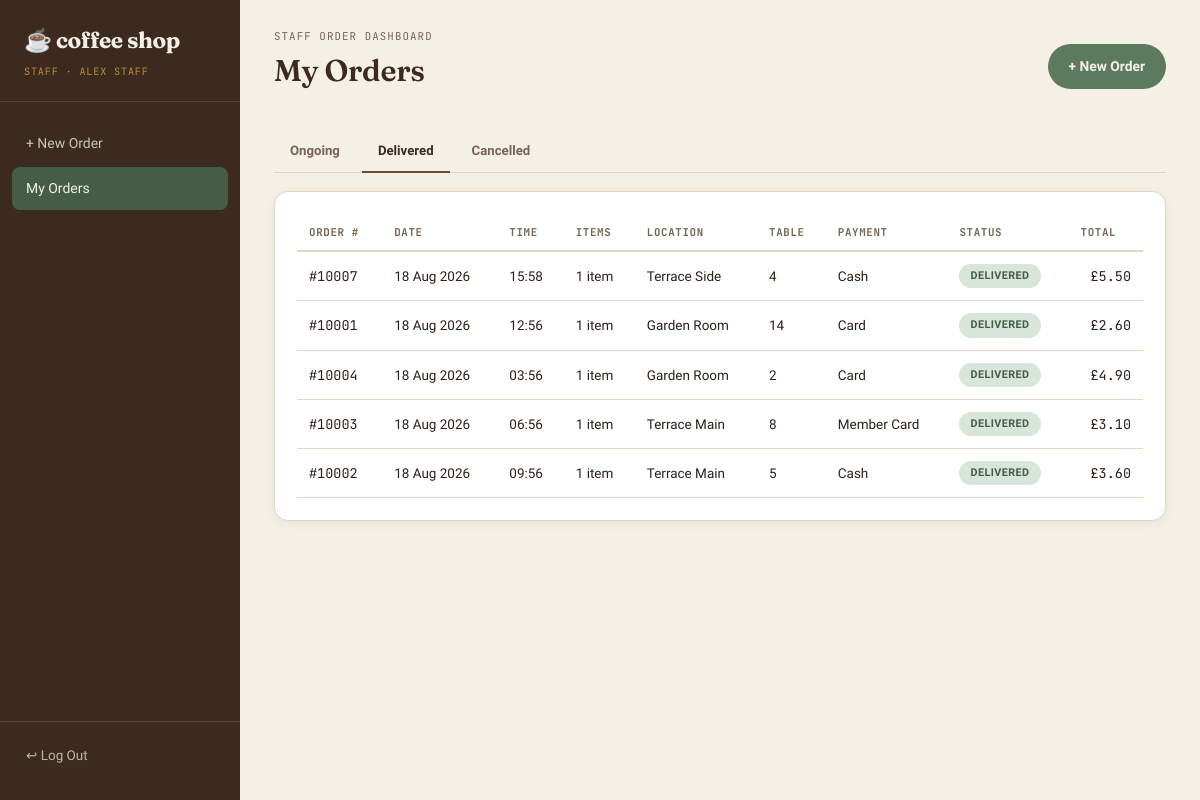
The app's page /staff/dashboard?tab=delivered (signed in) with its own data.
### app/models.py (models this page shows, shortened)
class User(db.Model, UserMixin):
    __tablename__ = "users"
    id = db.Column(db.Integer, primary_key=True)
    username = db.Column(db.String(64), unique=True, nullable=False, index=True)
    password_hash = db.Column(db.String(255), nullable=False)
    role = db.Column(db.String(20), nullable=False)  # 'manager' or 'staff'
    name = db.Column(db.String(120), nullable=False)
    active = db.Column(db.Boolean, default=True, nullable=False)
    created_at = db.Column(db.DateTime, default=datetime.utcnow)
    orders = db.relationship("Order", backref="staff", lazy=True)

class Order(db.Model):
    __tablename__ = "orders"
    id = db.Column(db.Integer, primary_key=True)
    order_number = db.Column(db.String(20), unique=True, nullable=False, index=True)
    staff_id = db.Column(db.Integer, db.ForeignKey("users.id"), nullable=False)
    member_id = db.Column(db.Integer, db.ForeignKey("members.id"), nullable=True)
    location_id = db.Column(db.Integer, db.ForeignKey("locations.id"), nullable=False)
    table_number = db.Column(db.Integer, nullable=False)
    allergy_status = db.Column(db.Boolean, default=False, nullable=False)
    allergens_text = db.Column(db.String(255), default="", nullable=False)
    payment_method = db.Column(db.String(20), nullable=True)
    payment_status = db.Column(db.String(20), default="Pending", nullable=False)
    order_status = db.Column(db.String(20), default="Pending", nullable=False)
    total = db.Column(db.Numeric(8, 2), nullable=False, default=0)
    amount_received = db.Column(db.Numeric(8, 2), nullable=True)
    change_due = db.Column(db.Numeric(8, 2), nullable=True)
    created_at = db.Column(db.DateTime, default=datetime.utcnow)
    updated_at = db.Column(db.DateTime, default=datetime.utcnow, onupdate=datetime.utcnow)
    items = db.relationship("OrderItem", backref="order", lazy=True, cascade="all, delete-orphan")

class Location(db.Model):
    __tablename__ = "locations"
    id = db.Column(db.Integer, primary_key=True)
    name = db.Column(db.String(80), unique=True, nullable=False)
    active = db.Column(db.Boolean, default=True, nullable=False)
    orders = db.relationship("Order", backref="location", lazy=True)

### app/staff/routes.py (the view)
@staff_bp.route("/dashboard")
@login_required
@role_required("staff", "manager")
def dashboard():
    tab = request.args.get("tab", "ongoing")
    query = Order.query.filter_by(staff_id=current_user.id)
    if tab == "delivered":
        orders = query.filter_by(order_status="Delivered").order_by(Order.updated_at.desc()).all()
    elif tab == "cancelled":
        orders = query.filter_by(order_status="Cancelled").order_by(Order.updated_at.desc()).all()
    else:
        tab = "ongoing"
        orders = query.filter(Order.order_status.in_(ONGOING_STATUSES)).order_by(Order.created_at.desc()).all()
    return render_template("staff/dashboard.html", orders=orders, tab=tab)

### app/utils.py (called while the page is built)
def role_required(*roles):
    def decorator(fn):
        @wraps(fn)
        def wrapped(*args, **kwargs):
            if not current_user.is_authenticated or not isinstance(current_user, User):
                abort(403)
            if current_user.role not in roles:
                abort(403)
            if not current_user.active:
                abort(403)
            return fn(*args, **kwargs)
        return wrapped
    return decorator

### app/templates/staff/dashboard.html (shortened to what this page needs)
{% extends "base.html" %}
{% block nav_items %}
  <a href="{{ url_for('staff.new_order') }}">+ New Order</a>
  <a href="{{ url_for('staff.dashboard') }}" class="active">My Orders</a>
{% endblock %}
{% block content %}
<div class="topbar">
  <div>
    <div class="eyebrow">Staff Order Dashboard</div>
    <h1>My Orders</h1>
  </div>
  <a href="{{ url_for('staff.new_order') }}" class="btn btn-accent">+ New Order</a>
</div>
<div class="tab-row">
  <a href="{{ url_for('staff.dashboard', tab='ongoing') }}" class="{{ 'active' if tab == 'ongoing' else '' }}">Ongoing</a>
  <a href="{{ url_for('staff.dashboard', tab='delivered') }}" class="{{ 'active' if tab == 'delivered' else '' }}">Delivered</a>
  <a href="{{ url_for('staff.dashboard', tab='cancelled') }}" class="{{ 'active' if tab == 'cancelled' else '' }}">Cancelled</a>
</div>
<div class="card">
  {% if orders %}
  <div class="table-wrap">
    <table class="data-table">
      <thead>
        <tr>
          <th>Order #</th><th>Date</th><th>Time</th><th>Items</th><th>Location</th>
          <th>Table</th><th>Payment</th><th>Status</th><th class="num">Total</th>
        </tr>
      </thead>
      <tbody>
        {% for order in orders %}
        <tr class="clickable" onclick="window.location='{{ url_for('staff.order_detail', order_id=order.id) }}'">
          <td class="mono">{{ order.order_number }}</td>
          <td>{{ order.created_at.strftime('%d %b %Y') }}</td>
          <td>{{ order.created_at.strftime('%H:%M') }}</td>
          <td>{{ order.items|length }} item{{ 's' if order.items|length != 1 else '' }}</td>
          <td>{{ order.location.name }}</td>
          <td>{{ order.table_number }}</td>
          <td>{{ order.payment_method or '—' }}</td>
          <td><span class="badge badge-{{ order.order_status|lower }}">{{ order.order_status }}</span></td>
          <td class="num">£{{ '%.2f'|format(order.total) }}</td>
        </tr>
        {% endfor %}
      </tbody>
    </table>
  </div>
  {% else %}
  <div class="empty-state">
    <div class="icon">🧾</div>
    <p>No {{ tab }} orders yet.</p>
  </div>
  {% endif %}
</div>
{% endblock %}

### app/templates/base.html (shortened to what this page needs)
<!DOCTYPE html>
<html lang="en">
<head>
  <link rel="stylesheet" href="{{ url_for('static', filename='css/style.css') }}">
</head>
<body>
<div class="app-shell">
  <aside class="sidebar">
    <div class="sidebar-brand">
      <div class="mark">☕ coffee shop</div>
      {% if current_user.is_authenticated %}
        <span class="role-tag">{{ 'Manager' if current_user.role == 'manager' else 'Staff' }} · {{ current_user.name }}</span>
      {% endif %}
    </div>
    <nav>
      {% block nav_items %}{% endblock %}
    </nav>
    <div class="sidebar-footer">
      <a href="{{ url_for('auth.logout') }}">↩ Log Out</a>
    </div>
  </aside>
  <div style="flex:1; min-width:0; display:flex; flex-direction:column;">
    <main class="main-content">
      {% block content %}{% endblock %}
    </main>
  </div>
</div>
</body>
</html>

### app/static/css/style.css (style rules this page uses)
:root { --cream: #f5f0e6; --beige: #e9e0cd; --coffee-light: #a9805f; --coffee: #6f4a34; --coffee-dark: #3c2a1e; --charcoal: #241e1a; --green: #5c7a5e; --green-dark: #445e46; --red: #a4443a; --gold: #b98d3e; --text-main: #2c2119; --text-muted: #766454; --text-inverse: #f5f0e6; --card-bg: #ffffff; --border: #e2d7c3; --shadow: 0 2px 8px rgba(60, 42, 30, 0.08); --shadow-lg: 0 12px 32px rgba(60, 42, 30, 0.18); --radius-sm: 8px; --radius: 14px; --radius-lg: 22px; --font-display: "Fraunces", "Georgia", serif; --font-body: "Work Sans", "Segoe UI", sans-serif; --font-mono: "JetBrains Mono", "Courier New", monospace; }
* { box-sizing: border-box; }
html, body { margin: 0; padding: 0; background: var(--cream); color: var(--text-main); font-family: var(--font-body); font-size: 15px; line-height: 1.5; -webkit-font-smoothing: antialiased; }
h1, h2, h3, h4 { font-family: var(--font-display); color: var(--coffee-dark); margin: 0 0 0.4em 0; font-weight: 600; letter-spacing: -0.01em; }
a { color: inherit; text-decoration: none; }
.app-shell { display: flex; min-height: 100vh; }
.sidebar { width: 240px; flex-shrink: 0; background: var(--coffee-dark); color: var(--text-inverse); display: flex; flex-direction: column; padding: 24px 0; }
.sidebar-brand { padding: 0 24px 20px 24px; border-bottom: 1px solid rgba(245, 240, 230, 0.12); margin-bottom: 12px; }
.sidebar-brand .mark { font-family: var(--font-display); font-size: 1.5rem; font-weight: 700; color: var(--cream); letter-spacing: -0.02em; }
.sidebar-brand .role-tag { display: inline-block; margin-top: 6px; font-size: 0.68rem; letter-spacing: 0.08em; text-transform: uppercase; color: var(--gold); font-family: var(--font-mono); }
.sidebar nav { display: flex; flex-direction: column; gap: 2px; padding: 8px 12px; flex: 1; }
.sidebar nav a { padding: 11px 14px; border-radius: var(--radius-sm); color: rgba(245, 240, 230, 0.78); font-size: 0.93rem; font-weight: 500; transition: background 0.15s ease, color 0.15s ease; }
.sidebar nav a.active { background: var(--green-dark); color: var(--cream); }
.sidebar-footer { padding: 12px 12px 0 12px; border-top: 1px solid rgba(245, 240, 230, 0.12); margin-top: 12px; }
.sidebar-footer a { display: block; padding: 11px 14px; border-radius: var(--radius-sm); color: rgba(245, 240, 230, 0.7); font-size: 0.9rem; }
.main-content { flex: 1; min-width: 0; padding: 28px 34px 60px 34px; }
.topbar { display: flex; align-items: center; justify-content: space-between; margin-bottom: 26px; gap: 16px; flex-wrap: wrap; }
.topbar .eyebrow { font-family: var(--font-mono); font-size: 0.72rem; letter-spacing: 0.1em; text-transform: uppercase; color: var(--text-muted); margin-bottom: 4px; }
.card { background: var(--card-bg); border: 1px solid var(--border); border-radius: var(--radius); padding: 22px; box-shadow: var(--shadow); }
.btn { display: inline-flex; align-items: center; justify-content: center; gap: 8px; padding: 11px 20px; border-radius: 999px; border: 1px solid transparent; font-weight: 600; font-size: 0.92rem; transition: transform 0.08s ease, box-shadow 0.15s ease, background 0.15s ease; }
.btn-accent { background: var(--green); color: var(--text-inverse); }
.table-wrap { overflow-x: auto; }
table.data-table { width: 100%; border-collapse: collapse; font-size: 0.9rem; }
table.data-table th { text-align: left; padding: 10px 12px; font-size: 0.72rem; text-transform: uppercase; letter-spacing: 0.06em; color: var(--text-muted); border-bottom: 2px solid var(--border); font-family: var(--font-mono); white-space: nowrap; }
table.data-table td { padding: 12px; border-bottom: 1px solid var(--border); vertical-align: middle; }
table.data-table tr.clickable { cursor: pointer; }
.num { text-align: right; font-family: var(--font-mono); }
.badge { display: inline-block; padding: 4px 11px; border-radius: 999px; font-size: 0.72rem; font-weight: 700; text-transform: uppercase; letter-spacing: 0.04em; }
.badge-delivered { background: #d7e5da; color: var(--green-dark); }
.tab-row { display: flex; gap: 6px; margin-bottom: 18px; border-bottom: 1px solid var(--border); flex-wrap: wrap; }
.tab-row a { padding: 10px 16px; font-weight: 600; font-size: 0.88rem; color: var(--text-muted); border-bottom: 2px solid transparent; margin-bottom: -1px; }
.tab-row a.active { color: var(--coffee-dark); border-bottom-color: var(--coffee); }
.mono { font-family: var(--font-mono); }

### records on screen
User: role "STAFF", name "ALEX STAFF"
Order: order_number "#10007", created_at "18 Aug 2026", created_at "15:58", items|length "1", location.name "Terrace Side", table_number "4", payment_method "Cash", order_status "DELIVERED", total "5.50"
Order: order_number "#10001", created_at "18 Aug 2026", created_at "12:56", items|length "1", location.name "Garden Room", table_number "14", payment_method "Card", order_status "DELIVERED", total "2.60"
Order: order_number "#10004", created_at "18 Aug 2026", created_at "03:56", items|length "1", location.name "Garden Room", table_number "2", payment_method "Card", order_status "DELIVERED", total "4.90"
Order: order_number "#10003", created_at "18 Aug 2026", created_at "06:56", items|length "1", location.name "Terrace Main", table_number "8", payment_method "Member Card", order_status "DELIVERED", total "3.10"
Order: order_number "#10002", created_at "18 Aug 2026", created_at "09:56", items|length "1", location.name "Terrace Main", table_number "5", payment_method "Cash", order_status "DELIVERED", total "3.60"
